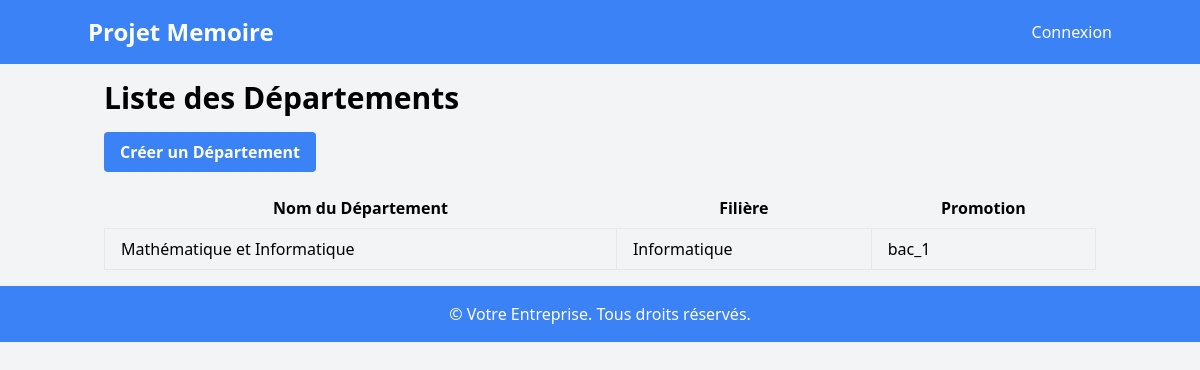
/liste/departement/, run on an earlier commit of the app's database.
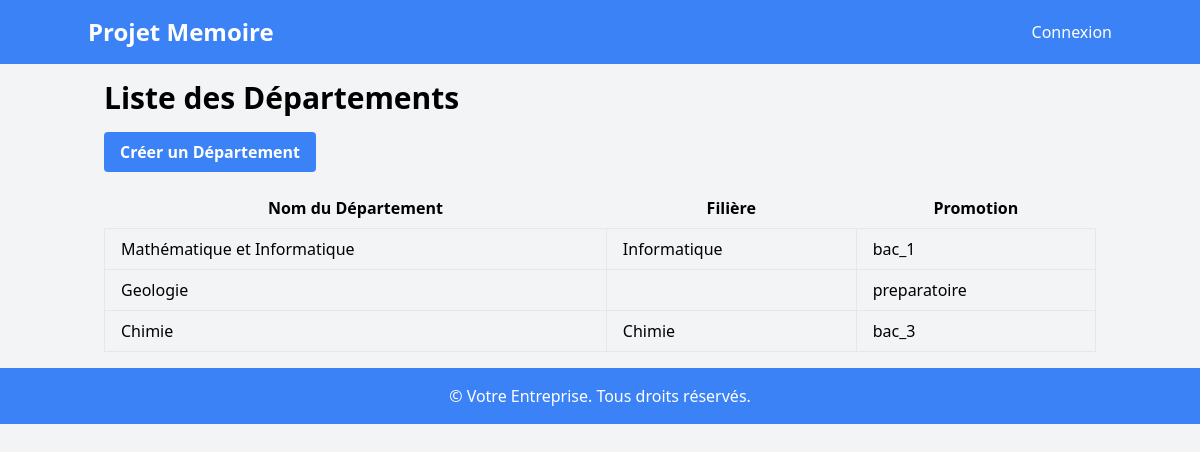
And on a later commit of the database.
### horaire/models.py (models this page shows, shortened)
class Departement(models.Model):
    departement = models.CharField(max_length=100,unique=True)
    filiere = models.CharField(max_length=100,unique=True,blank=True)
    promotion = models.CharField(max_length=50,choices=type_promotion,default='preparatoire')

### horaire/views.py (the view)
# urls.py: path('liste/departement/', views.DepartementListView.as_view(), name='departement-list'),
class DepartementListView(ListView):
    model = Departement
    template_name = 'departement_list.html'
    context_object_name = 'departements'

### horaire/templates/departement_list.html
{% extends "base.html" %}
{% block content %}
  <h1 class="text-3xl font-semibold mb-4">Liste des Départements</h1>
  <a href="{% url 'departement:departement-create' %}" class="bg-blue-500 hover:bg-blue-600 text-white font-bold py-2 px-4 rounded mb-4 inline-block">Créer un Département</a>
  <table class="w-full table-auto">
    <thead>
      <tr>
        <th class="px-4 py-2">Nom du Département</th>
        <th class="px-4 py-2">Filière</th>
        <th class="px-4 py-2">Promotion</th>
      </tr>
    </thead>
    <tbody>
      {% for departement in departements %}
        <tr>
          <td class="border px-4 py-2">{{ departement.departement }}</td>
          <td class="border px-4 py-2">{{ departement.filiere }}</td>
          <td class="border px-4 py-2">{{ departement.promotion }}</td>
        </tr>
      {% empty %}
        <tr>
          <td colspan="3" class="text-center py-4">Aucun département trouvé.</td>
        </tr>
      {% endfor %}
    </tbody>
  </table>
{% endblock %}

What changed in the data, as far as the page shows it:
added Departement: departement "Geologie", promotion "preparatoire"
added Departement: departement "Chimie", filiere "Chimie", promotion "bac_3"
